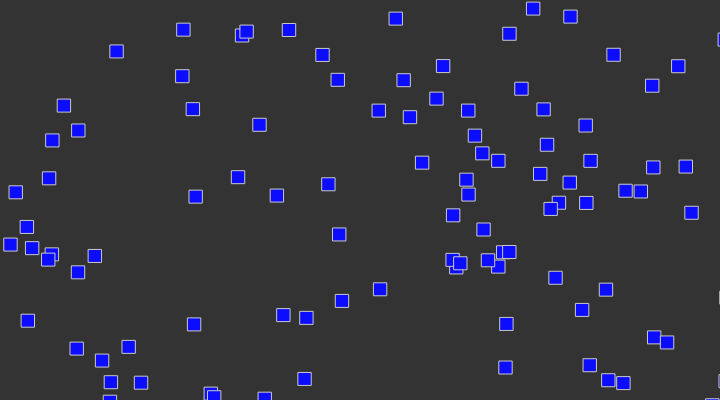
Frame 1 (no input)
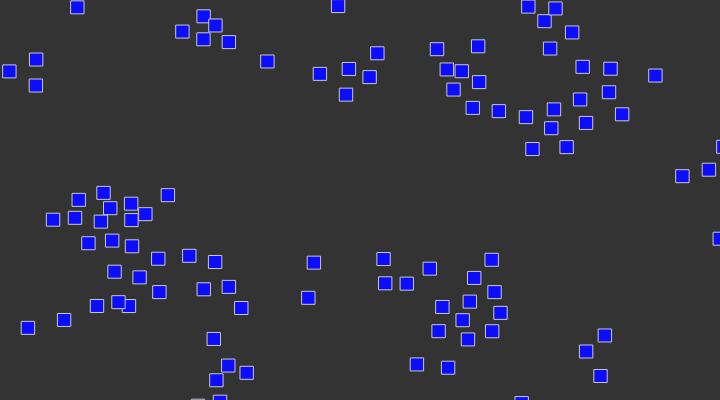
Frame 60 (no input)
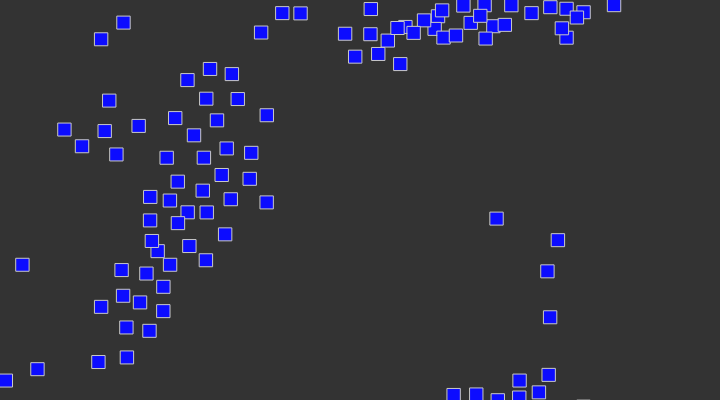
Frame 120 (the mouse pressed at the canvas centre since frame 60)

The p5.js sketch that drew these frames (run headless with seeded random() and noise() and a simulated clock; from frame 60 on, the mouse is pressed at the canvas centre):

// p5.js sketch
// ── sketch.js
let boids = [];

function setup() {
  createCanvas(720, 400);

  // Add an initial set of boids into the system
  for (let i = 0; i < 100; i++) {
    boids[i] = new Boid(random(width), random(height));
  }
}

function draw() {
  background(51);
  // Run all the boids
  for (let i = 0; i < boids.length; i++) {
    boids[i].run(boids);
  }
}

// Boid class
// Methods for Separation, Cohesion, Alignment added
class Boid {
  constructor(x, y) {
    this.acceleration = createVector(0, 0);
    this.velocity = p5.Vector.random2D();
    this.position = createVector(x, y);
    this.r = 3.0;
    this.maxspeed = 3;    // Maximum speed
    this.maxforce = 0.05; // Maximum steering force
  }

  run(boids) {
    this.flock(boids);
    this.update();
    this.borders();
    this.render();
  }
  
  // Forces go into acceleration
  applyForce(force) {
    this.acceleration.add(force);
  }
  
  // We accumulate a new acceleration each time based on three rules
  flock(boids) {
    let sep = this.separate(boids); // Separation
    let ali = this.align(boids);    // Alignment
    let coh = this.cohesion(boids); // Cohesion
    // Arbitrarily weight these forces
    sep.mult(2.5);
    ali.mult(1.0);
    coh.mult(1.0);
    // Add the force vectors to acceleration
    this.applyForce(sep);
    this.applyForce(ali);
    this.applyForce(coh);
  }
  
  // Method to update location
  update() {
    // Update velocity
    this.velocity.add(this.acceleration);
    // Limit speed
    this.velocity.limit(this.maxspeed);
    this.position.add(this.velocity);
    // Reset acceleration to 0 each cycle
    this.acceleration.mult(0);
  }
  
  // A method that calculates and applies a steering force towards a target
  // STEER = DESIRED MINUS VELOCITY
  seek(target) {
    let desired = p5.Vector.sub(target, this.position); // A vector pointing from the location to the target
    // Normalize desired and scale to maximum speed
    desired.normalize();
    desired.mult(this.maxspeed);
    // Steering = Desired minus Velocity
    let steer = p5.Vector.sub(desired, this.velocity);
    steer.limit(this.maxforce); // Limit to maximum steering force
    return steer;
  }
  
  // Draw boid as a square.
  render() {
    fill(12, 12, 255);
    stroke(200);
    square(this.position.x, this.position.y, 13);
  }
  
  // Wraparound
  borders() {
    if (this.position.x < -this.r) this.position.x = width + this.r;
    if (this.position.y < -this.r) this.position.y = height + this.r;
    if (this.position.x > width + this.r) this.position.x = -this.r;
    if (this.position.y > height + this.r) this.position.y = -this.r;
  }
  
  // Separation
  // Method checks for nearby boids and steers away
  separate(boids) {
    let desiredseparation = 25.0;
    let steer = createVector(0, 0);
    let count = 0;
    // For every boid in the system, check if it's too close
    for (let i = 0; i < boids.length; i++) {
      let d = p5.Vector.dist(this.position, boids[i].position);
      // If the distance is greater than 0 and less than an arbitrary amount (0 when you are yourself)
      if ((d > 0) && (d < desiredseparation)) {
        // Calculate vector pointing away from neighbor
        let diff = p5.Vector.sub(this.position, boids[i].position);
        diff.normalize();
        diff.div(d); // Weight by distance
        steer.add(diff);
        count++; // Keep track of how many
      }
    }
    // Average -- divide by how many
    if (count > 0) {
      steer.div(count);
    }
  
    // As long as the vector is greater than 0
    if (steer.mag() > 0) {
      // Implement Reynolds: Steering = Desired - Velocity
      steer.normalize();
      steer.mult(this.maxspeed);
      steer.sub(this.velocity);
      steer.limit(this.maxforce);
    }
    return steer;
  }
  
  // Alignment
  // For every nearby boid in the system, calculate the average velocity
  align(boids) {
    let neighbordist = 50;
    let sum = createVector(0, 0);
    let count = 0;
    for (let i = 0; i < boids.length; i++) {
      let d = p5.Vector.dist(this.position, boids[i].position);
      if ((d > 0) && (d < neighbordist)) {
        sum.add(boids[i].velocity);
        count++;
      }
    }
    if (count > 0) {
      sum.div(count);
      sum.normalize();
      sum.mult(this.maxspeed);
      let steer = p5.Vector.sub(sum, this.velocity);
      steer.limit(this.maxforce);
      return steer;
    } else {
      return createVector(0, 0);
    }
  }
  
  // Cohesion
  // For the average location (i.e. center) of all nearby boids, calculate steering vector towards that location
  cohesion(boids) {
    let neighbordist = 50;
    let sum = createVector(0, 0); // Start with empty vector to accumulate all locations
    let count = 0;
    for (let i = 0; i < boids.length; i++) {
      let d = p5.Vector.dist(this.position, boids[i].position);
      if ((d > 0) && (d < neighbordist)) {
        sum.add(boids[i].position); // Add location
        count++;
      }
    }
    if (count > 0) {
      sum.div(count);
      return this.seek(sum); // Steer towards the location
    } else {
      return createVector(0, 0);
    }
  }  
}
